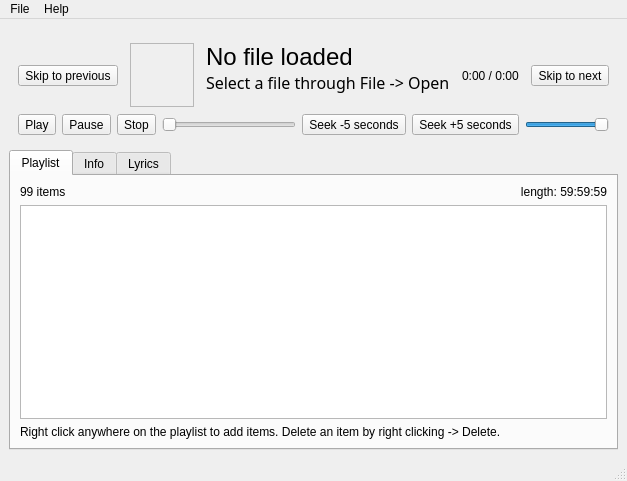
<?xml version="1.0" encoding="UTF-8"?>
<ui version="4.0">
 <class>MainWindow</class>
 <widget class="QMainWindow" name="MainWindow">
  <property name="geometry">
   <rect>
    <x>0</x>
    <y>0</y>
    <width>594</width>
    <height>481</height>
   </rect>
  </property>
  <property name="windowTitle">
   <string>Playah!</string>
  </property>
  <property name="styleSheet">
   <string notr="true">QMainWindow, #centralwidget{
background-color: #111;
}

#statusbar, #menubar{
background-color: #222;
color: #fff;
}

#menubar:item:selected{
background-color:#444;
}

#playerHud{
background-color: #222;
border-radius: 10px;
}
#authorLabel, #titleLabel, #timeLabel{
color: #eee;
}

QToolButton {
border: 1px solid #444;
border-radius: 11px;
background-color: #333;
padding: 2px;
}
QToolButton:hover {
background-color: #fff;
}
QToolButton:pressed {
background-color: #aaa;
}

QSlider::groove:horizontal {
height: 5px;
background: #345;
}
QSlider::handle:horizontal {
width: 5px;
margin: -3px 0;;
background: #fff;
}

QTabWidget::pane {
    border: none;
    background: #111;
}
QTabBar::tab {
border-bottom: 3px solid #458;
color: #fff;
padding: 5px;
margin-right: 10px;
}
QTabBar::tab:selected {
border-bottom: 5px solid #59a;
}
QTabWidget &gt; QWidget &gt; QWidget{
background-color: #458;
}
QTabWidget &gt; QWidget &gt; QWidget *{
color: #fff;
}

QHeaderView:section {
border: none;
border-right: 1px solid #303030;
    background-color: #505050;
font-weight: bold;
    color: white;
    padding-left: 4px;
}
QTreeView{
background-color: #333;
}
QTreeView:item:selected{
background-color: #555;
}
QTreeView:item:hover{
background-color:#444;
}

QScrollBar{
border: none;
background-color: #222;
}
QScrollBar::handle {
    background: #444;
    min-width: 20px;
}


QMenu {
    background-color: #444;
}
QMenu::item {
    background-color: transparent;
color: #fff;
}
QMenu::item:selected { /* when user selects item using mouse or keyboard */
    background-color: #777;
}</string>
  </property>
  <widget class="QWidget" name="centralwidget">
   <layout class="QVBoxLayout" name="verticalLayout_2">
    <item>
     <widget class="QWidget" name="playerHud" native="true">
      <property name="sizePolicy">
       <sizepolicy hsizetype="Preferred" vsizetype="Fixed">
        <horstretch>0</horstretch>
        <verstretch>0</verstretch>
       </sizepolicy>
      </property>
      <layout class="QVBoxLayout" name="verticalLayout">
       <item>
        <layout class="QGridLayout" name="gridLayout">
         <property name="topMargin">
          <number>6</number>
         </property>
         <property name="rightMargin">
          <number>0</number>
         </property>
         <property name="bottomMargin">
          <number>0</number>
         </property>
         <property name="horizontalSpacing">
          <number>12</number>
         </property>
         <property name="verticalSpacing">
          <number>0</number>
         </property>
         <item row="0" column="2">
          <widget class="QLabel" name="titleLabel">
           <property name="sizePolicy">
            <sizepolicy hsizetype="Expanding" vsizetype="Preferred">
             <horstretch>0</horstretch>
             <verstretch>0</verstretch>
            </sizepolicy>
           </property>
           <property name="font">
            <font>
             <family>Helvetica Neue</family>
             <pointsize>18</pointsize>
            </font>
           </property>
           <property name="text">
            <string>No file loaded</string>
           </property>
           <property name="scaledContents">
            <bool>false</bool>
           </property>
           <property name="alignment">
            <set>Qt::AlignLeading|Qt::AlignLeft|Qt::AlignTop</set>
           </property>
           <property name="wordWrap">
            <bool>true</bool>
           </property>
          </widget>
         </item>
         <item row="1" column="2">
          <widget class="QLabel" name="authorLabel">
           <property name="font">
            <font>
             <family>Sans</family>
             <pointsize>12</pointsize>
            </font>
           </property>
           <property name="text">
            <string>Select a file through File -&gt; Open</string>
           </property>
           <property name="alignment">
            <set>Qt::AlignLeading|Qt::AlignLeft|Qt::AlignTop</set>
           </property>
          </widget>
         </item>
         <item row="2" column="2">
          <widget class="QLabel" name="albumLabel">
           <property name="palette">
            <palette>
             <active>
              <colorrole role="Text">
               <brush brushstyle="SolidPattern">
                <color alpha="255">
                 <red>255</red>
                 <green>255</green>
                 <blue>255</blue>
                </color>
               </brush>
              </colorrole>
              <colorrole role="PlaceholderText">
               <brush brushstyle="SolidPattern">
                <color alpha="128">
                 <red>255</red>
                 <green>255</green>
                 <blue>255</blue>
                </color>
               </brush>
              </colorrole>
             </active>
             <inactive>
              <colorrole role="Text">
               <brush brushstyle="SolidPattern">
                <color alpha="255">
                 <red>255</red>
                 <green>255</green>
                 <blue>255</blue>
                </color>
               </brush>
              </colorrole>
              <colorrole role="PlaceholderText">
               <brush brushstyle="SolidPattern">
                <color alpha="128">
                 <red>255</red>
                 <green>255</green>
                 <blue>255</blue>
                </color>
               </brush>
              </colorrole>
             </inactive>
             <disabled>
              <colorrole role="Text">
               <brush brushstyle="SolidPattern">
                <color alpha="96">
                 <red>164</red>
                 <green>166</green>
                 <blue>168</blue>
                </color>
               </brush>
              </colorrole>
              <colorrole role="PlaceholderText">
               <brush brushstyle="SolidPattern">
                <color alpha="128">
                 <red>218</red>
                 <green>218</green>
                 <blue>218</blue>
                </color>
               </brush>
              </colorrole>
             </disabled>
            </palette>
           </property>
           <property name="text">
            <string/>
           </property>
          </widget>
         </item>
         <item row="0" column="1" rowspan="3">
          <widget class="QFrame" name="frame">
           <property name="sizePolicy">
            <sizepolicy hsizetype="Fixed" vsizetype="Fixed">
             <horstretch>0</horstretch>
             <verstretch>0</verstretch>
            </sizepolicy>
           </property>
           <property name="minimumSize">
            <size>
             <width>64</width>
             <height>64</height>
            </size>
           </property>
           <property name="frameShape">
            <enum>QFrame::StyledPanel</enum>
           </property>
           <property name="frameShadow">
            <enum>QFrame::Raised</enum>
           </property>
          </widget>
         </item>
         <item row="0" column="0" rowspan="3">
          <widget class="QToolButton" name="skipLeft">
           <property name="text">
            <string>Skip to previous</string>
           </property>
           <property name="icon">
            <iconset theme="media-skip-backward" resource="resources.qrc">
             <normaloff>:/icon/media-skip-backward.svg</normaloff>:/icon/media-skip-backward.svg</iconset>
           </property>
          </widget>
         </item>
         <item row="0" column="3" rowspan="3">
          <widget class="QLabel" name="timeLabel">
           <property name="text">
            <string>0:00 / 0:00</string>
           </property>
          </widget>
         </item>
         <item row="0" column="4" rowspan="3">
          <widget class="QToolButton" name="skipRight">
           <property name="text">
            <string>Skip to next</string>
           </property>
           <property name="icon">
            <iconset theme="media-skip-forward" resource="resources.qrc">
             <normaloff>:/icon/media-skip-forward.svg</normaloff>:/icon/media-skip-forward.svg</iconset>
           </property>
          </widget>
         </item>
        </layout>
       </item>
       <item>
        <layout class="QHBoxLayout" name="horizontalLayout">
         <property name="sizeConstraint">
          <enum>QLayout::SetDefaultConstraint</enum>
         </property>
         <item>
          <widget class="QToolButton" name="playButton">
           <property name="text">
            <string>Play</string>
           </property>
           <property name="icon">
            <iconset theme="media-playback-start" resource="resources.qrc">
             <normaloff>:/icon/media-playback-start.svg</normaloff>:/icon/media-playback-start.svg</iconset>
           </property>
          </widget>
         </item>
         <item>
          <widget class="QToolButton" name="pauseButton">
           <property name="text">
            <string>Pause</string>
           </property>
           <property name="icon">
            <iconset theme="media-playback-pause" resource="resources.qrc">
             <normaloff>:/icon/media-playback-pause.svg</normaloff>:/icon/media-playback-pause.svg</iconset>
           </property>
          </widget>
         </item>
         <item>
          <widget class="QToolButton" name="stopButton">
           <property name="text">
            <string>Stop</string>
           </property>
           <property name="icon">
            <iconset theme="media-playback-stop" resource="resources.qrc">
             <normaloff>:/icon/media-playback-stop.svg</normaloff>:/icon/media-playback-stop.svg</iconset>
           </property>
          </widget>
         </item>
         <item>
          <widget class="QSlider" name="seekBar">
           <property name="mouseTracking">
            <bool>true</bool>
           </property>
           <property name="orientation">
            <enum>Qt::Horizontal</enum>
           </property>
           <property name="invertedAppearance">
            <bool>false</bool>
           </property>
           <property name="invertedControls">
            <bool>false</bool>
           </property>
          </widget>
         </item>
         <item>
          <widget class="QToolButton" name="seekLeft">
           <property name="text">
            <string>Seek -5 seconds</string>
           </property>
           <property name="icon">
            <iconset theme="media-seek-backward" resource="resources.qrc">
             <normaloff>:/icon/media-seek-backward.svg</normaloff>:/icon/media-seek-backward.svg</iconset>
           </property>
          </widget>
         </item>
         <item>
          <widget class="QToolButton" name="seekRight">
           <property name="text">
            <string>Seek +5 seconds</string>
           </property>
           <property name="icon">
            <iconset theme="media-seek-forward" resource="resources.qrc">
             <normaloff>:/icon/media-seek-forward.svg</normaloff>:/icon/media-seek-forward.svg</iconset>
           </property>
          </widget>
         </item>
         <item>
          <widget class="QSlider" name="volumeSlider">
           <property name="sizePolicy">
            <sizepolicy hsizetype="Preferred" vsizetype="Fixed">
             <horstretch>0</horstretch>
             <verstretch>0</verstretch>
            </sizepolicy>
           </property>
           <property name="value">
            <number>99</number>
           </property>
           <property name="orientation">
            <enum>Qt::Horizontal</enum>
           </property>
          </widget>
         </item>
        </layout>
       </item>
      </layout>
     </widget>
    </item>
    <item>
     <widget class="QTabWidget" name="tabWidget">
      <property name="tabShape">
       <enum>QTabWidget::Rounded</enum>
      </property>
      <property name="currentIndex">
       <number>0</number>
      </property>
      <property name="elideMode">
       <enum>Qt::ElideNone</enum>
      </property>
      <widget class="QWidget" name="playlistTab">
       <attribute name="title">
        <string>Playlist</string>
       </attribute>
       <layout class="QVBoxLayout" name="verticalLayout_3">
        <item>
         <layout class="QHBoxLayout" name="horizontalLayout_2">
          <item>
           <widget class="QLabel" name="playlistItemCount">
            <property name="text">
             <string>99 items</string>
            </property>
           </widget>
          </item>
          <item>
           <widget class="QLabel" name="playlistTotalLength">
            <property name="text">
             <string>length: 59:59:59</string>
            </property>
            <property name="alignment">
             <set>Qt::AlignRight|Qt::AlignTrailing|Qt::AlignVCenter</set>
            </property>
           </widget>
          </item>
         </layout>
        </item>
        <item>
         <widget class="PlaylistView" name="playlistView">
          <property name="acceptDrops">
           <bool>true</bool>
          </property>
          <property name="dragEnabled">
           <bool>true</bool>
          </property>
          <property name="dragDropMode">
           <enum>QAbstractItemView::DropOnly</enum>
          </property>
          <property name="defaultDropAction">
           <enum>Qt::CopyAction</enum>
          </property>
         </widget>
        </item>
        <item>
         <widget class="QLabel" name="playlistHint">
          <property name="text">
           <string>Right click anywhere on the playlist to add items. Delete an item by right clicking -&gt; Delete.</string>
          </property>
          <property name="wordWrap">
           <bool>true</bool>
          </property>
         </widget>
        </item>
       </layout>
      </widget>
      <widget class="QWidget" name="infoTab">
       <attribute name="title">
        <string>Info</string>
       </attribute>
       <layout class="QVBoxLayout" name="verticalLayout_6">
        <item>
         <widget class="QScrollArea" name="scrollArea_2">
          <property name="widgetResizable">
           <bool>true</bool>
          </property>
          <widget class="QWidget" name="scrollAreaWidgetContents_2">
           <property name="geometry">
            <rect>
             <x>0</x>
             <y>0</y>
             <width>556</width>
             <height>234</height>
            </rect>
           </property>
           <layout class="QFormLayout" name="formLayout">
            <item row="0" column="0">
             <widget class="QLabel" name="label">
              <property name="text">
               <string>Title</string>
              </property>
             </widget>
            </item>
            <item row="0" column="1">
             <widget class="QLabel" name="titleInfo">
              <property name="font">
               <font>
                <weight>75</weight>
                <bold>true</bold>
               </font>
              </property>
              <property name="text">
               <string>Unknown</string>
              </property>
             </widget>
            </item>
            <item row="1" column="0">
             <widget class="QLabel" name="label_3">
              <property name="text">
               <string>Artist</string>
              </property>
             </widget>
            </item>
            <item row="1" column="1">
             <widget class="QLabel" name="artistInfo">
              <property name="font">
               <font>
                <weight>75</weight>
                <bold>true</bold>
               </font>
              </property>
              <property name="text">
               <string>Unknown</string>
              </property>
             </widget>
            </item>
            <item row="2" column="0">
             <widget class="QLabel" name="label_5">
              <property name="text">
               <string>Album</string>
              </property>
             </widget>
            </item>
            <item row="2" column="1">
             <widget class="QLabel" name="albumInfo">
              <property name="font">
               <font>
                <weight>75</weight>
                <bold>true</bold>
               </font>
              </property>
              <property name="text">
               <string>Unknown</string>
              </property>
             </widget>
            </item>
            <item row="3" column="0">
             <widget class="QLabel" name="label_7">
              <property name="text">
               <string>Year</string>
              </property>
             </widget>
            </item>
            <item row="3" column="1">
             <widget class="QLabel" name="yearInfo">
              <property name="font">
               <font>
                <weight>75</weight>
                <bold>true</bold>
               </font>
              </property>
              <property name="text">
               <string>2006</string>
              </property>
             </widget>
            </item>
            <item row="4" column="0">
             <widget class="QLabel" name="label_9">
              <property name="text">
               <string>BPM</string>
              </property>
             </widget>
            </item>
            <item row="4" column="1">
             <widget class="QLabel" name="bpmInfo">
              <property name="font">
               <font>
                <weight>75</weight>
                <bold>true</bold>
               </font>
              </property>
              <property name="text">
               <string>Unknown</string>
              </property>
             </widget>
            </item>
           </layout>
          </widget>
         </widget>
        </item>
       </layout>
      </widget>
      <widget class="QWidget" name="lyricsTab">
       <attribute name="title">
        <string>Lyrics</string>
       </attribute>
       <layout class="QVBoxLayout" name="verticalLayout_4">
        <item>
         <widget class="QScrollArea" name="scrollArea">
          <property name="widgetResizable">
           <bool>true</bool>
          </property>
          <widget class="QWidget" name="scrollAreaWidgetContents">
           <property name="geometry">
            <rect>
             <x>0</x>
             <y>0</y>
             <width>556</width>
             <height>234</height>
            </rect>
           </property>
           <layout class="QVBoxLayout" name="verticalLayout_5">
            <item>
             <widget class="QPlainTextEdit" name="lyricsArea">
              <property name="readOnly">
               <bool>true</bool>
              </property>
             </widget>
            </item>
           </layout>
          </widget>
         </widget>
        </item>
       </layout>
      </widget>
     </widget>
    </item>
   </layout>
  </widget>
  <widget class="QMenuBar" name="menubar">
   <property name="geometry">
    <rect>
     <x>0</x>
     <y>0</y>
     <width>594</width>
     <height>23</height>
    </rect>
   </property>
   <widget class="QMenu" name="menuFile">
    <property name="title">
     <string>File</string>
    </property>
    <addaction name="actionOpen"/>
    <addaction name="actionExit"/>
   </widget>
   <widget class="QMenu" name="menuHelp">
    <property name="title">
     <string>Help</string>
    </property>
    <addaction name="actionAbout"/>
    <addaction name="actionAbout_Qt"/>
   </widget>
   <addaction name="menuFile"/>
   <addaction name="menuHelp"/>
  </widget>
  <widget class="QStatusBar" name="statusbar"/>
  <action name="actionAbout">
   <property name="text">
    <string>About</string>
   </property>
  </action>
  <action name="actionOpen">
   <property name="text">
    <string>Open</string>
   </property>
   <property name="shortcut">
    <string>Ctrl+O</string>
   </property>
  </action>
  <action name="actionExit">
   <property name="text">
    <string>Exit</string>
   </property>
   <property name="shortcut">
    <string>Alt+F4</string>
   </property>
  </action>
  <action name="actionAbout_Qt">
   <property name="text">
    <string>About Qt</string>
   </property>
  </action>
 </widget>
 <customwidgets>
  <customwidget>
   <class>PlaylistView</class>
   <extends>QTreeView</extends>
   <header>playlistview.h</header>
  </customwidget>
 </customwidgets>
 <resources>
  <include location="resources.qrc"/>
 </resources>
 <connections/>
</ui>
